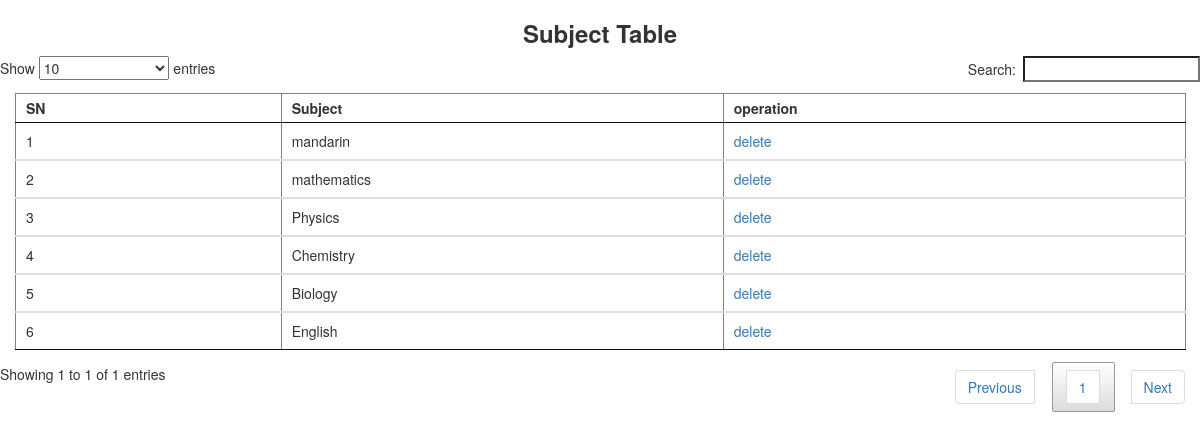
Screenshot of /admin/view_subject.php with the database file from the repository.
### tables this page shows
CREATE TABLE IF NOT EXISTS `subject` (
`id` int(11) NOT NULL,
  `name` varchar(200) NOT NULL
);

### function/function.php (the view, shortened to what this page needs)
<?php
class App
{
		function fetch($table, $id){
			if ($id=='') {
				$qwery = mysql_query("SELECT * FROM $table ORDER BY id DESC") or die(mysql_error());
			}else{
				$qwery = mysql_query("SELECT * FROM $table WHERE id='$id'") or die(mysql_error());
			}
				switch ($table) {
						?>
						<?php
					case "subject":
						?>
						<div class="col-md-12"><caption><h3 style="text-align:center;"><b>Subject Table</b></h3></caption><table width="100%" border="1" style="border-collapse:collapse;" id="myTable" class="table">
							<thead>
								<th>SN</th>
				                <th>Subject</th>
				                <th>operation</th>
				            </thead>
								<?php
								$sn=1;
								while($row=mysql_fetch_array($qwery)){
									?>
									<tbody>		<?php
									echo '<tr>'.
					                        '<td>' . $sn . '</td>' .
					                        '<td>' . $row["name"] . '</td>' .
					                        '<td><a  href="delete.php?subject='.$row['id'].'">delete</a></td>'.
					                      '</tr>';
					                   ?>
									</tbody>
								<?php
								$sn ++;
								}?>
							</table>
						</div>
						<?php
						break;
				}
		}
}
?>

### rows the page displays
subject: name "mandarin"
subject: name "mathematics"
subject: name "Physics"
subject: name "Chemistry"
subject: name "Biology"
subject: name "English"
